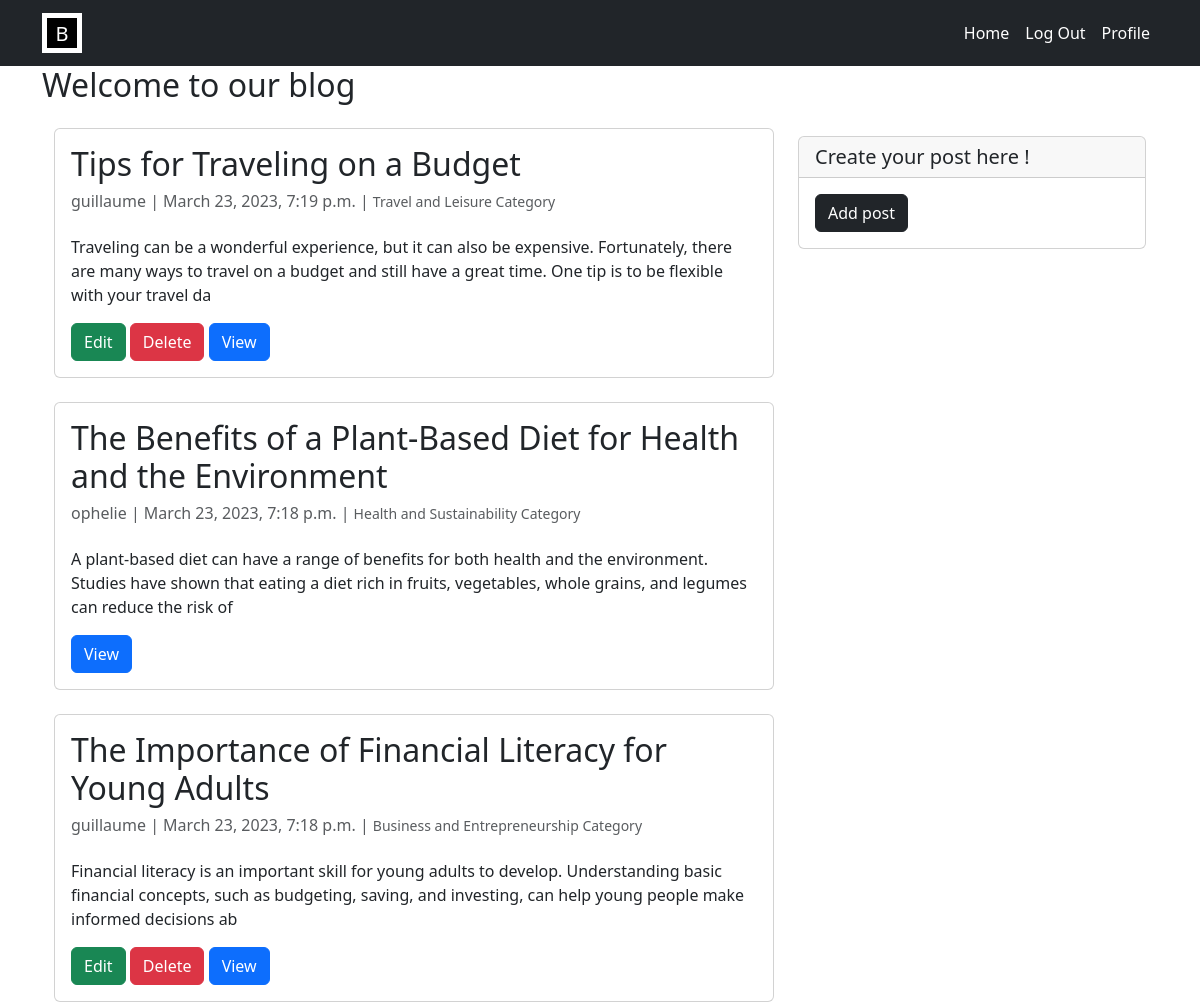
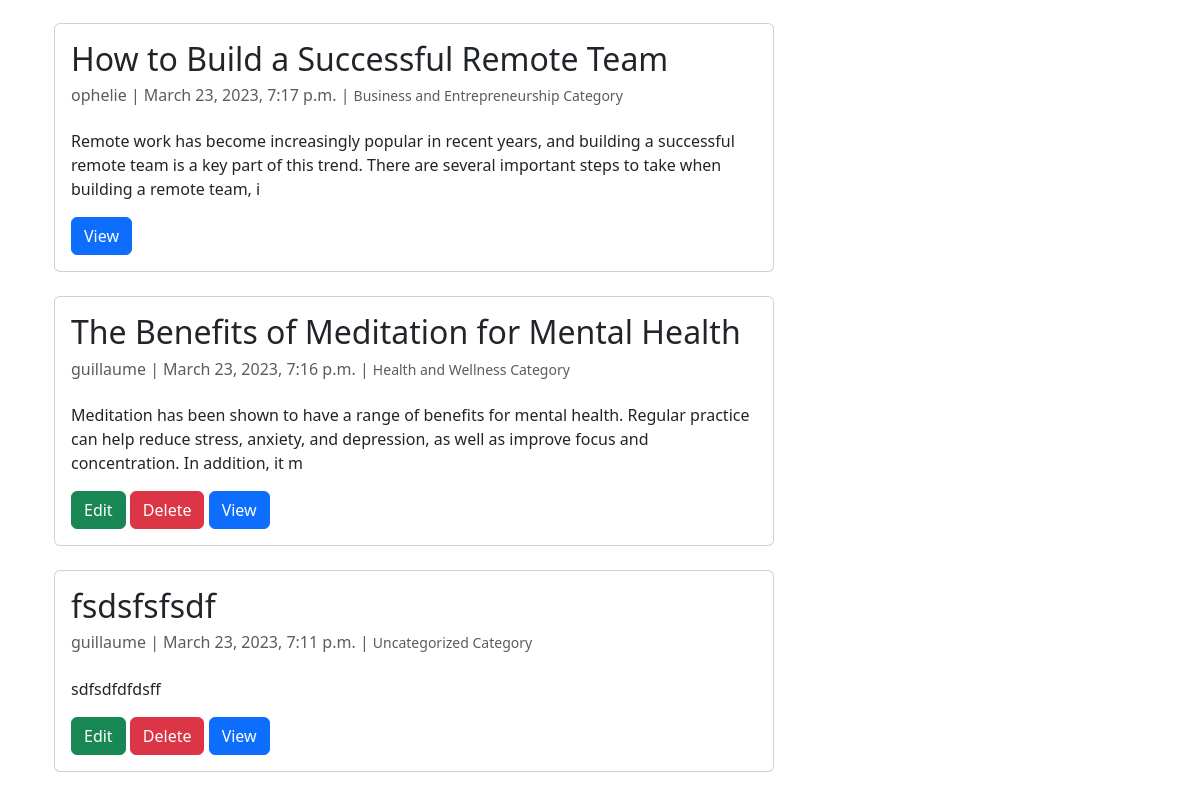
Screenshot of / (signed in) with the database file from the repository (2 pictures, top to bottom).
### myblog/models.py (models this page shows, shortened)
class Post(models.Model):
    title = models.CharField(max_length=200, unique=True)
    author = models.ForeignKey(User, on_delete= models.CASCADE,related_name='posts')
    updated_on = models.DateTimeField(auto_now= True)
    content = models.TextField()
    created_on = models.DateTimeField(auto_now_add=True)
    slug = models.CharField(max_length=200, unique=True, null=False)
    category = models.ForeignKey(Category, on_delete=models.PROTECT, null=True)
    class Meta:
        ordering = ['-created_on']

class Category(models.Model):
    name = models.CharField(max_length=100, default='uncategorized')
    def __str__(self):
        return self.name

### myblog/views.py (the view)
# urls.py: path('', views.PostList.as_view(), name='home'),
class PostList(generic.ListView):
    queryset = Post.objects.order_by('-created_on')
    template_name = 'index.html'

### myblog/templates/index.html
{% extends 'base.html' %}
{% load widget_tweaks %}
{% block content %}
<h2>Welcome to our blog</h2>
<div class="container">
  <div class="row">
    <div class="col-md-8 mt-3 left">
      {% for post in post_list %}
        <div class="card mb-4">
          <div class="card-body">
            <h2 class="card-title">{{ post.title }}</h2>
            <p class="card-text text-muted h6">{{ post.author }} | {{ post.created_on}} | <small>{{ post.category }} Category</small></p>
            <p class="card-text mt-4">{{post.content|slice:":200" }}</p>
            {% if post.author == request.user %}
              <a href="{% url 'update_post' post.slug  %}" class="btn btn-success">Edit</a>
              <a href="{% url 'delete_post' post.slug  %}" class="btn btn-danger">Delete</a>
            {% endif %}
            <a href="{% url 'post_detail' post.slug %}" class="btn btn-primary">View</a>
          </div>
        </div>
      {% endfor %}
    </div>
    <div class="col-md-4 float-right ">
      <div class="card my-4">
        <h5 class="card-header">Create your post here !</h5>
        <div class="card-body">
          <a href="{% url 'add_post' %}" class="btn btn-dark">Add post</a>
        </div>
      </div>
    </div>
  </div>
</div>
{% endblock %}

### rows the page displays
Post: title "Tips for Traveling on a Budget", author "guillaume", created_on "March 23, 2023, 7:19 p.m.", category "Travel and Leisure", content "Traveling can be a wonderful experience, but it can also be expensive. Fortunately, there are many ways to travel on a budget and still have a great time. One tip is to be flexible with your travel da", shows "Edit"
Post: title "The Benefits of a Plant-Based Diet for Health and the Environment", author "ophelie", created_on "March 23, 2023, 7:18 p.m.", category "Health and Sustainability", content "A plant-based diet can have a range of benefits for both health and the environment. Studies have shown that eating a diet rich in fruits, vegetables, whole grains, and legumes can reduce the risk of"
Post: title "The Importance of Financial Literacy for Young Adults", author "guillaume", created_on "March 23, 2023, 7:18 p.m.", category "Business and Entrepreneurship", content "Financial literacy is an important skill for young adults to develop. Understanding basic financial concepts, such as budgeting, saving, and investing, can help young people make informed decisions ab", shows "Edit"
Post: title "How to Build a Successful Remote Team", author "ophelie", created_on "March 23, 2023, 7:17 p.m.", category "Business and Entrepreneurship", content "Remote work has become increasingly popular in recent years, and building a successful remote team is a key part of this trend. There are several important steps to take when building a remote team, i"
Post: title "The Benefits of Meditation for Mental Health", author "guillaume", created_on "March 23, 2023, 7:16 p.m.", category "Health and Wellness", content "Meditation has been shown to have a range of benefits for mental health. Regular practice can help reduce stress, anxiety, and depression, as well as improve focus and concentration. In addition, it m", shows "Edit"
Post: title "fsdsfsfsdf", author "guillaume", created_on "March 23, 2023, 7:11 p.m.", category "Uncategorized", content "sdfsdfdfdsff", shows "Edit"
